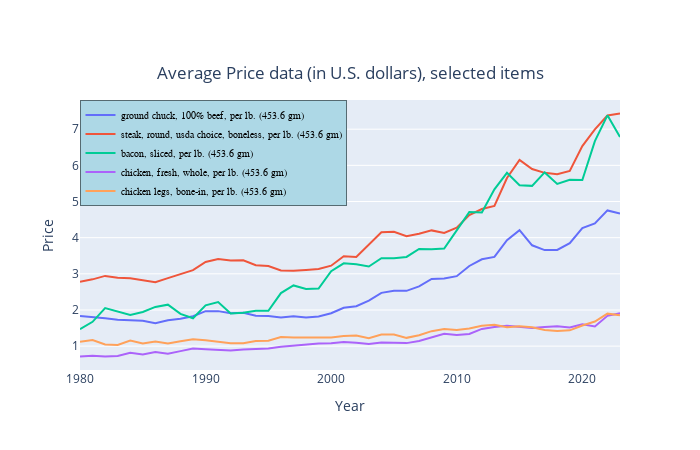

The code cell stored with this chart in its notebook:
### Code cell
#Task1
food_names = ['chicken', 'beef', 'pork', 'steak', 'bacon']

df1 = pd.DataFrame(columns = df_food_price.columns)
for s in food_names:
    df = df_food_price[df_food_price['item_name'].str.contains(s)]
    df1 = pd.concat([df1, df], axis = 'rows')
    

df1 = df1.groupby(['item_code', 'year']).agg({'value':'mean'})
df1 = df1.reset_index()
df1 = pd.merge(df1, df_item, on = 'item_code')
uniq_item_codes = df1['item_code'].unique()
uniq_years = df1['year'].unique()

#reserve the item_codes for next task
uniq_item_code_T1 = []

data = []

for ic in uniq_item_codes:
    df = df1[df1['item_code'] == ic]    
    if df.shape[0] < len(uniq_years):
        continue

    uniq_item_code_T1.append(ic)
    trace = go.Scatter(
                    x = df.year,
                    y = df.value,
                    mode = "lines",
                    name = df['item_name'].values[0],
                    #marker = dict(color = 'rgba(16, 112, 2, 0.8)'),
                    text= df['item_name'].values[0])

    data.append(trace)

layout = go.Layout(
        width=700, height=450,    
        title=go.layout.Title(text='Average Price data (in U.S. dollars), selected items', 
                              y = 0.85, x = 0.5, xanchor = 'center', yanchor = 'top'),
        legend = dict(y = 1, x = 0, title_font_family="Times New Roman",
                      font=dict(
                                family="Courier",
                                size=10,
                                color="black"),
                      bgcolor="LightBlue",
                      bordercolor="Black",
                      borderwidth=0.5),
        xaxis=dict(title = 'Year', showgrid=False),
        yaxis=dict(title= 'Price', showgrid=True),
        showlegend=True
    )

fig = go.Figure(data = data, layout = layout)
fig.show()

### Figure 1 — Plotly figure (JSON) as saved in the notebook; plotly's stock layout.template omitted (floating-point values rounded to 4 significant figures)
{"data": [{"mode": "lines", "name": "ground chuck, 100% beef, per lb. (453.6 gm)", "text": "ground chuck, 100% beef, per lb. (453.6 gm)", "type": "scatter", "x": [1980, 1981, 1982, 1983, 1984, 1985, 1986, 1987, 1988, 1989, 1990, 1991, 1992, 1993, 1994, 1995, 1996, 1997, 1998, 1999, 2000, 2001, 2002, 2003, 2004, 2005, 2006, 2007, 2008, 2009, 2010, 2011, 2012, 2013, 2014, 2015, 2016, 2017, 2018, 2019, 2020, 2021, 2022, 2023], "y": [1.834, 1.808, 1.77, 1.733, 1.716, 1.699, 1.63, 1.718, 1.76, 1.825, 1.967, 1.968, 1.911, 1.925, 1.841, 1.833, 1.794, 1.829, 1.792, 1.822, 1.909, 2.061, 2.105, 2.258, 2.473, 2.532, 2.528, 2.651, 2.859, 2.869, 2.935, 3.217, 3.402, 3.467, 3.931, 4.205, 3.789, 3.656, 3.659, 3.849, 4.264, 4.396, 4.754, 4.665]}, {"mode": "lines", "name": "steak, round, usda choice, boneless, per lb. (453.6 gm)", "text": "steak, round, usda choice, boneless, per lb. (453.6 gm)", "type": "scatter", "x": [1980, 1981, 1982, 1983, 1984, 1985, 1986, 1987, 1988, 1989, 1990, 1991, 1992, 1993, 1994, 1995, 1996, 1997, 1998, 1999, 2000, 2001, 2002, 2003, 2004, 2005, 2006, 2007, 2008, 2009, 2010, 2011, 2012, 2013, 2014, 2015, 2016, 2017, 2018, 2019, 2020, 2021, 2022, 2023], "y": [2.779, 2.847, 2.942, 2.894, 2.878, 2.825, 2.767, 2.88, 2.982, 3.101, 3.328, 3.41, 3.369, 3.372, 3.236, 3.214, 3.091, 3.082, 3.105, 3.132, 3.225, 3.485, 3.468, 3.807, 4.151, 4.161, 4.041, 4.108, 4.201, 4.132, 4.275, 4.625, 4.793, 4.877, 5.65, 6.152, 5.897, 5.792, 5.757, 5.848, 6.533, 6.996, 7.378, 7.434]}, {"mode": "lines", "name": "bacon, sliced, per lb. (453.6 gm)", "text": "bacon, sliced, per lb. (453.6 gm)", "type": "scatter", "x": [1980, 1981, 1982, 1983, 1984, 1985, 1986, 1987, 1988, 1989, 1990, 1991, 1992, 1993, 1994, 1995, 1996, 1997, 1998, 1999, 2000, 2001, 2002, 2003, 2004, 2005, 2006, 2007, 2008, 2009, 2010, 2011, 2012, 2013, 2014, 2015, 2016, 2017, 2018, 2019, 2020, 2021, 2022, 2023], "y": [1.467, 1.673, 2.054, 1.946, 1.86, 1.943, 2.085, 2.147, 1.894, 1.772, 2.129, 2.219, 1.905, 1.92, 1.98, 1.98, 2.467, 2.679, 2.582, 2.593, 3.074, 3.29, 3.265, 3.202, 3.431, 3.428, 3.468, 3.686, 3.682, 3.7, 4.187, 4.707, 4.696, 5.336, 5.794, 5.451, 5.433, 5.804, 5.487, 5.603, 5.595, 6.669, 7.382, 6.782]}, {"mode": "lines", "name": "chicken, fresh, whole, per lb. (453.6 gm)", "text": "chicken, fresh, whole, per lb. (453.6 gm)", "type": "scatter", "x": [1980, 1981, 1982, 1983, 1984, 1985, 1986, 1987, 1988, 1989, 1990, 1991, 1992, 1993, 1994, 1995, 1996, 1997, 1998, 1999, 2000, 2001, 2002, 2003, 2004, 2005, 2006, 2007, 2008, 2009, 2010, 2011, 2012, 2013, 2014, 2015, 2016, 2017, 2018, 2019, 2020, 2021, 2022, 2023], "y": [0.7132, 0.7358, 0.7155, 0.727, 0.8134, 0.7686, 0.8371, 0.7908, 0.8616, 0.9367, 0.9146, 0.8949, 0.8816, 0.9082, 0.9172, 0.9318, 0.9841, 1.011, 1.055, 1.07, 1.081, 1.114, 1.091, 1.057, 1.099, 1.092, 1.083, 1.14, 1.248, 1.342, 1.31, 1.336, 1.476, 1.53, 1.56, 1.524, 1.501, 1.526, 1.55, 1.517, 1.603, 1.545, 1.838, 1.911]}, {"mode": "lines", "name": "chicken legs, bone-in, per lb. (453.6 gm)", "text": "chicken legs, bone-in, per lb. (453.6 gm)", "type": "scatter", "x": [1980, 1981, 1982, 1983, 1984, 1985, 1986, 1987, 1988, 1989, 1990, 1991, 1992, 1993, 1994, 1995, 1996, 1997, 1998, 1999, 2000, 2001, 2002, 2003, 2004, 2005, 2006, 2007, 2008, 2009, 2010, 2011, 2012, 2013, 2014, 2015, 2016, 2017, 2018, 2019, 2020, 2021, 2022, 2023], "y": [1.12, 1.166, 1.047, 1.03, 1.153, 1.074, 1.125, 1.076, 1.132, 1.19, 1.163, 1.129, 1.081, 1.081, 1.139, 1.148, 1.251, 1.238, 1.244, 1.235, 1.24, 1.279, 1.297, 1.22, 1.322, 1.319, 1.229, 1.299, 1.414, 1.475, 1.449, 1.485, 1.564, 1.593, 1.522, 1.551, 1.523, 1.448, 1.421, 1.436, 1.572, 1.68, 1.899, 1.853]}], "layout": {"height": 450, "legend": {"bgcolor": "LightBlue", "bordercolor": "Black", "borderwidth": 0.5, "font": {"color": "black", "family": "Courier", "size": 10}, "title": {"font": {"family": "Times New Roman"}}, "x": 0, "y": 1}, "showlegend": true, "title": {"text": "Average Price data (in U.S. dollars), selected items", "x": 0.5, "xanchor": "center", "y": 0.85, "yanchor": "top"}, "width": 700, "xaxis": {"autorange": true, "range": [1980, 2023], "showgrid": false, "title": {"text": "Year"}, "type": "linear"}, "yaxis": {"autorange": true, "range": [0.3399, 7.807], "showgrid": true, "title": {"text": "Price"}, "type": "linear"}}}
